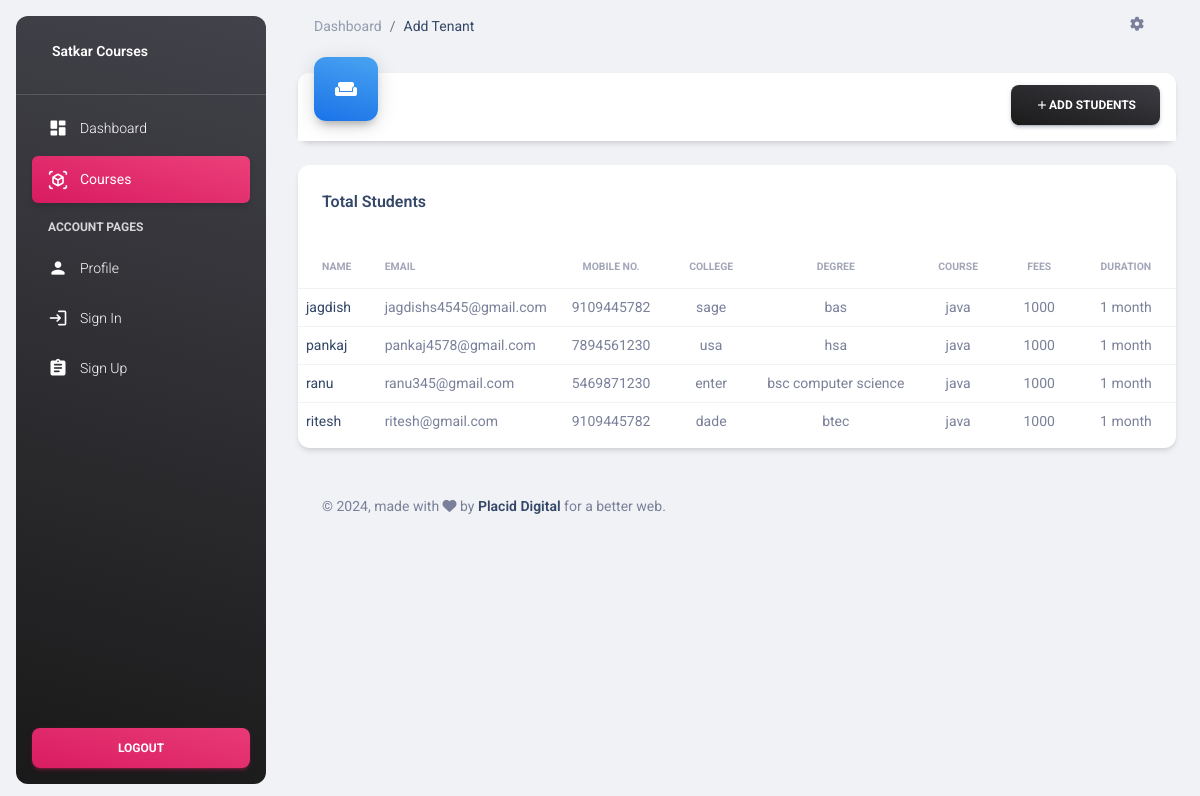
The page /student/ on the database as committed earlier.
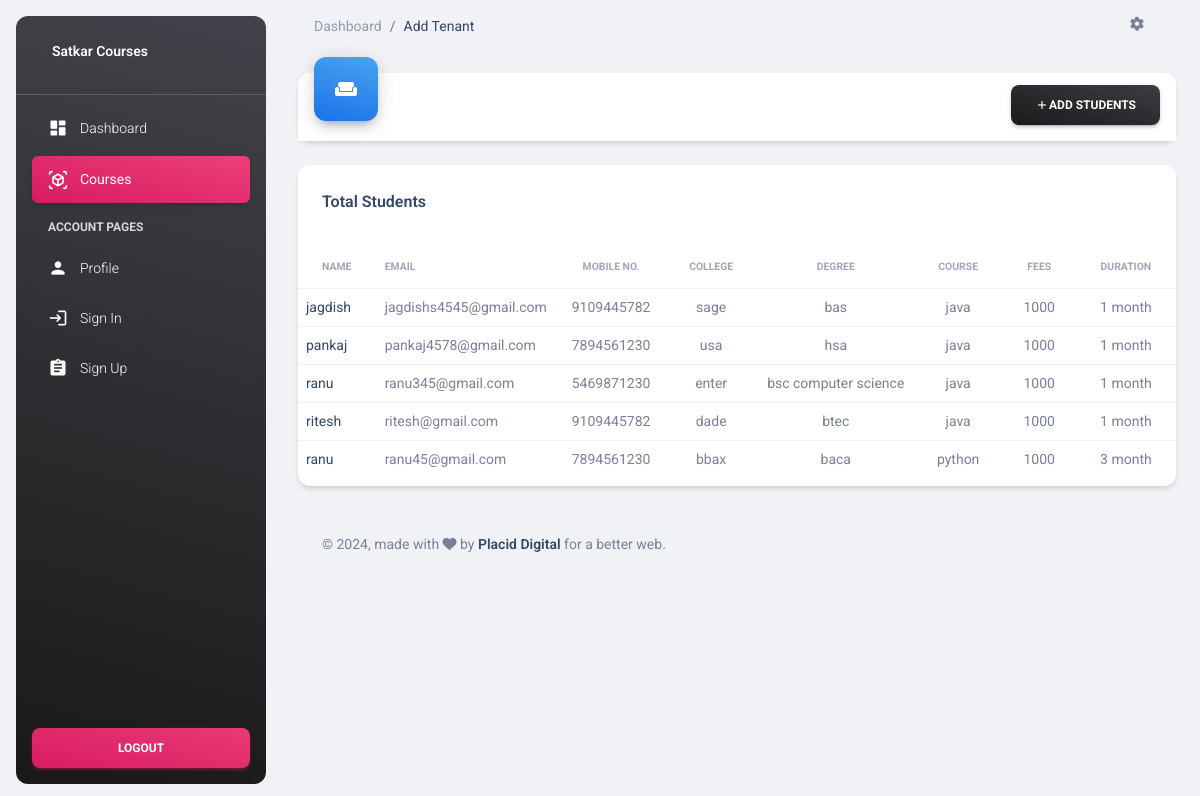
The same page on the database as committed later.
### student/models.py (models this page shows, shortened)
class Student (models.Model):
    name=models.CharField(max_length=100)
    email=models.EmailField(unique=True)
    mobile = models.IntegerField(default=0)
    college=models.CharField(max_length=200)
    degree=models.CharField(max_length=200)
    course=models.ForeignKey( Course,on_delete=models.CASCADE)
    address=models.TextField()
    image=models.FileField(upload_to='student/',max_length=100)

class Course(models.Model):
    course_name= models.CharField(max_length=100)
    fees= models.IntegerField()
    duration= models.CharField(max_length=20)

### student/views.py (the view)
# urls.py: path('student/', view_students,name='view_students'),
def view_students(request):
    course_obj=Course.objects.all()
    student_obj=Student.objects.all()
    return render(request,'viewstudents.html',{ 'course_obj':course_obj ,'student_obj':student_obj})

### student/templates/viewstudents.html (shortened to what the changed rows need)
<!DOCTYPE html>
<html lang="en">
<head>
  {% load static %}
  <link href="{% static "css/nucleo-icons.css" %}" rel="stylesheet" />
  <link href="{% static "css/nucleo-icons.css" %}" rel="stylesheet" />
  <link id="pagestyle" href="{% static "css/material-dashboard.css" %}" rel="stylesheet" />
</head>
<body class="g-sidenav-show  bg-gray-200">
  <main class="main-content position-relative max-height-vh-100 h-100 border-radius-lg ">
    <div class="container-fluid py-4">
      <div class="row mt-4 mb-4">
        <div class="col-lg-12 col-md-6 mb-md-0 mb-4">
          <div class="card">
            <div class="card-body px-0 pb-2">
              <div class="table-responsive">
                <table class="table align-items-center mb-0">
                  <thead>
                    <tr>
                      <th class="text-uppercase text-secondary text-xxs font-weight-bolder opacity-7">Name</th>
                      <th class="text-uppercase text-secondary text-xxs font-weight-bolder opacity-7 ps-2">Email</th>
                      <th class="text-center text-uppercase text-secondary text-xxs font-weight-bolder opacity-7">Mobile
                        No.</th>
                      <th class="text-center text-uppercase text-secondary text-xxs font-weight-bolder opacity-7">
                        College</th>
                      <th class="text-center text-uppercase text-secondary text-xxs font-weight-bolder opacity-7">Degree
                      </th>
                      <th class="text-center text-uppercase text-secondary text-xxs font-weight-bolder opacity-7">Course
                      </th>
                      <th class="text-center text-uppercase text-secondary text-xxs font-weight-bolder opacity-7">Fees
                      </th>
                      <th class="text-center text-uppercase text-secondary text-xxs font-weight-bolder opacity-7">
                        Duration</th>
                    </tr>
                  </thead>
                  <tbody>
                    {% for i in student_obj %}
                    <tr>
                       <td <a class="align-middle text-sm"><a href='{% url 'profile' i.id %}' > {{ i.name }}</a></td>
                      <td class="align-middle text-sm">{{ i.email }}</td>
                      <td class="align-middle text-center text-sm">{{ i.mobile }}</td>
                      <td class="text-center text-sm">{{ i.college }}</td>
                      <td class="text-center text-sm">{{ i.degree }}</td>
                      <td class="text-center text-sm">{{ i.course.course_name }}</td>
                      <td class="text-center text-sm">{{ i.course.fees}}</td>
                      <td class="text-center text-sm">{{ i.course.duration}}</td>
                    </tr>
                    {% endfor %}
                  </tbody>
                </table>
              </div>
            </div>
          </div>
        </div>
      </div>
    </div>
  </main>
</body>
</html>

Rows that differ between the two databases and show on the page:
added Student: name "ranu", email "ranu45@gmail.com", mobile "7894561230", college "bbax", degree "baca", course.course_name "python", course.fees "1000", course.duration "3 month"
